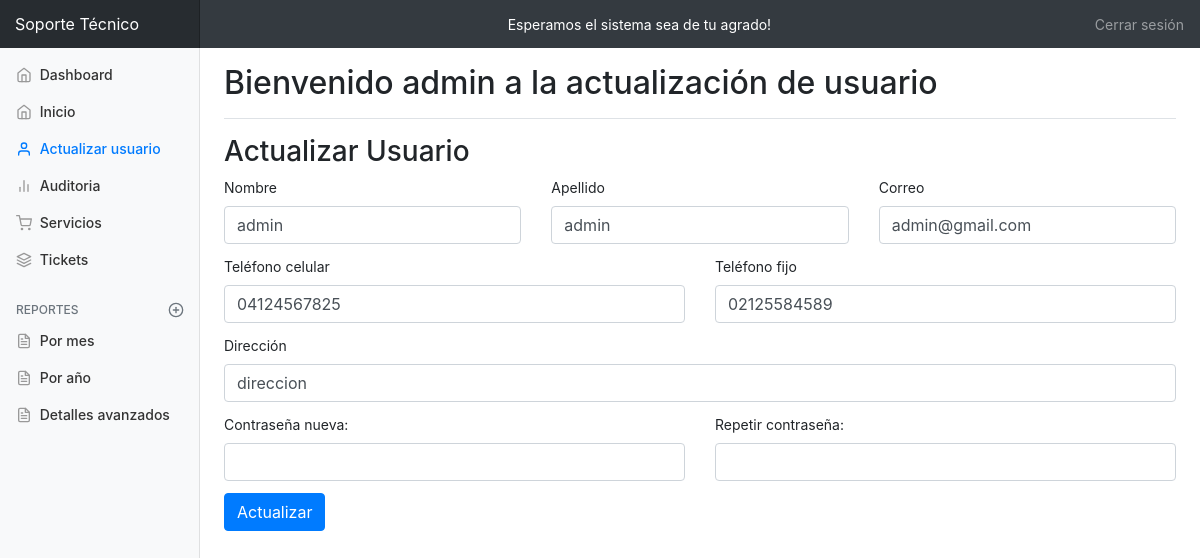
The app's page /administrador/actualizar_usuario.php (signed in) with its own data.
### tables this page shows
CREATE TABLE `usuario` (
  `id_usuario` int(11) NOT NULL,
  `nombre` varchar(250) NOT NULL,
  `apellido` varchar(250) NOT NULL,
  `correo` varchar(250) NOT NULL,
  `contraseña` varchar(250) NOT NULL,
  `permiso` varchar(50) NOT NULL,
  `telefono_fijo` varchar(150) NOT NULL,
  `telefono_cel` varchar(150) NOT NULL,
  `direccion` text NOT NULL
);

### administrador/actualizar_usuario.php (the view, shortened to what this page needs)
<!doctype html>
<html lang="es">
<?php
require_once '../php/conexion.php';
?>
<head>
    <link href="../assets/css/bootstrap.min.css" rel="stylesheet">
    <link href="../assets/css/font-awesome-4.6.3/css/font-awesome.min.css" rel="stylesheet" type="text/css" />
    <link href="../assets/css/admin.css" rel="stylesheet">
</head>
<body>
    <nav class="navbar navbar-dark sticky-top bg-dark flex-md-nowrap p-0">
        <a class="navbar-brand col-sm-3 col-md-2 mr-0" href="admin.php">Soporte Técnico</a>
        <marquee behavior="" direction="" class="text-white">Esperamos el sistema sea de tu agrado!</marquee>
        <ul class="navbar-nav px-3">
            <li class="nav-item text-nowrap">
                <a class="nav-link" href="../php/logout.php">Cerrar sesión</a>
            </li>
        </ul>
    </nav>
    <div class="container-fluid">
        <div class="row">
            <nav class="col-md-2 d-none d-md-block bg-light sidebar">
                <div class="sidebar-sticky">
                    <ul class="nav flex-column">
                        <li class="nav-item">
                            <a class="nav-link" href="#">
                                <span data-feather="home"></span>
                                Dashboard
                            </a>
                        </li>
                        <li class="nav-item">
                            <a class="nav-link" href="admin.php">
                                <span data-feather="home"></span>
                                Inicio
                            </a>
                        </li>
                        <li class="nav-item">
                            <a class="nav-link active" href="actualizar_usuario.php">
                                <span data-feather="user"></span>
                                Actualizar usuario<span class="sr-only">(current)</span>
                            </a>
                        </li>
                        <?php
                        if ($_SESSION['permiso'] == 'admin') {
                        ?>
                            <li class="nav-item">
                                <a class="nav-link" href="auditoria.php">
                                    <span data-feather="bar-chart-2"></span>
                                    Auditoria
                                </a>
                            </li>
                        <?php
                        }
                        ?>
                        <li class="nav-item">
                            <a class="nav-link" href="#">
                                <span data-feather="shopping-cart"></span>
                                Servicios
                            </a>
                        </li>
                        <li class="nav-item">
                            <a class="nav-link" href="#">
                                <span data-feather="layers"></span>
                                Tickets
                            </a>
                        </li>
                    </ul>
                    <h6 class="sidebar-heading d-flex justify-content-between align-items-center px-3 mt-4 mb-1 text-muted">
                        <span>Reportes</span>
                        <a class="d-flex align-items-center text-muted" href="#">
                            <span data-feather="plus-circle"></span>
                        </a>
                    </h6>
                    <ul class="nav flex-column mb-2">
                        <li class="nav-item">
                            <a class="nav-link" href="#">
                                <span data-feather="file-text"></span>
                                Por mes
                            </a>
                        </li>
                        <li class="nav-item">
                            <a class="nav-link" href="#">
                                <span data-feather="file-text"></span>
                                Por año
                            </a>
                        </li>
                        <li class="nav-item">
                            <a class="nav-link" href="#">
                                <span data-feather="file-text"></span>
                                Detalles avanzados
                            </a>
                        </li>
                    </ul>
                </div>
            </nav>
            <main role="main" class="col-md-9 ml-sm-auto col-lg-10 pt-3 px-4">
                <div class="d-flex justify-content-between flex-wrap flex-md-nowrap align-items-center pb-2 mb-3 border-bottom">
                    <h1 class="h2">Bienvenido <?= $_SESSION['nombre'] ?> a la actualización de usuario</h1>
                </div>
                <form action="../php/modificar_usuarios.php" method="POST" id="form">
                    <h3>Actualizar Usuario</h3>
                    <div class="row">
                        <div class="col-lg-4 col-xl-4">
                            <?php
                            $id = $_SESSION['id'];
                            $query = "SELECT * FROM usuario WHERE id_usuario='$id'";
                            $result = mysqli_query($dbconn, $query) or die(mysqli_error($dbconn));
                            if ($data = mysqli_fetch_assoc($result)) {
                            ?>
                            <label for="nombre">Nombre</label>
                            <input type="text" name="nombre" id="" class="form-control" value="<?= $data['nombre'] ?>" onkeypress="return ((event.charCode >= 65 && event.charCode <= 90) || (event.charCode >= 97 && event.charCode <= 122) || (event.charCode == 32) || (event.charCode == 209) || (event.charCode == 241))">
                        </div>
                        <div class="col-lg-4 col-xl-4">
                            <label for="apellido">Apellido</label>
                            <input type="text" name="apellido" id="" class="form-control" value="<?= $data['apellido'] ?>" onkeypress="return ((event.charCode >= 65 && event.charCode <= 90) || (event.charCode >= 97 && event.charCode <= 122) || (event.charCode == 32) || (event.charCode == 209) || (event.charCode == 241))">
                        </div>
                        <div class="col-lg-4 col-xl-4">
                            <label for="correo">Correo</label>
                            <input type="text" name="correo" id="" class="form-control" value="<?= $data['correo'] ?>">
                        </div>
                    </div>
                <?php
                            }
                ?>
                <div class="row">
                    <div class="col-lg-6 col-xl-6">
                        <label for="">Teléfono celular</label>
                        <input type="tel" name="telefono_cel" id="" class="form-control" onkeypress="return (event.charCode >= 48 && event.charCode <= 57)" value="<?= $data['telefono_cel'] ?>">
                    </div>
                    <div class="col-lg-6 col-xl-6">
                        <label for="">Teléfono fijo</label>
                        <input type="tel" name="telefono_fijo" id="" class="form-control" onkeypress="return (event.charCode >= 48 && event.charCode <= 57)" value="<?= $data['telefono_fijo'] ?>">
                    </div>
                </div>
                <div class="row">
                    <div class="col-lg-12 col-xl-12">
                        <label for="">Dirección</label>
                        <input type="text" name="direccion" id="" class="form-control" value="<?= $data['direccion'] ?>">
                    </div>
                </div>
                <div class="row">
                    <div class="col-lg-6 col-xl-6">
                        <label for="contra">Contraseña nueva:</label>
                        <input type="password" name="contra" id="contra" class="form-control" required oninvalid="setCustomValidity('La contraseña no puede quedar vacía')">
                    </div>
                    <div class="col-lg-6 col-xl-6">
                        <label for="">Repetir contraseña:</label>
                        <input type="password" id="contra2" class="form-control" required oninvalid="setCustomValidity('Repetir la contraseña es obligatorio')">
                    </div>
                </div>
                <div class="row">
                    <div class="col-lg-6">
                        <input type="submit" value="Actualizar" class="btn btn-primary">
                    </div>
                </div>
                </form>
            </main>
        </div>
    </div>
</body>
</html>

### assets/css/admin.css (style rules this page uses)
body { font-size: .875rem; }
.feather { width: 16px; height: 16px; vertical-align: text-bottom; }
.sidebar { position: fixed; top: 0; bottom: 0; left: 0; z-index: 100; padding: 0; box-shadow: inset -1px 0 0 rgba(0, 0, 0, .1); }
.sidebar-sticky { position: -webkit-sticky; position: sticky; top: 48px; height: calc(100vh - 48px); padding-top: .5rem; overflow-x: hidden; overflow-y: auto; }
.sidebar .nav-link { font-weight: 500; color: #333; }
.sidebar .nav-link .feather { margin-right: 4px; color: #999; }
.sidebar .nav-link.active { color: #007bff; }
.sidebar .nav-link:hover .feather, .sidebar .nav-link.active .feather { color: inherit; }
.sidebar-heading { font-size: .75rem; text-transform: uppercase; }
.navbar-brand { padding-top: .75rem; padding-bottom: .75rem; font-size: 1rem; background-color: rgba(0, 0, 0, .25); box-shadow: inset -1px 0 0 rgba(0, 0, 0, .25); }
.border-bottom { border-bottom: 1px solid #e5e5e5; }
.form-control { margin-bottom: 0.75rem ; }

### records on screen
usuario: nombre "admin", apellido "admin", correo "admin@gmail.com", telefono_cel "04124567825", telefono_fijo "02125584589", direccion "direccion"

### other values on screen
$_SESSION['nombre'] "admin"
